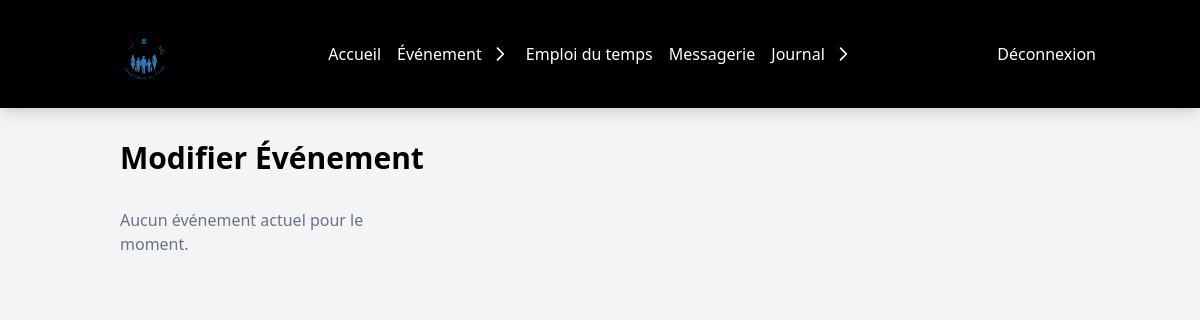
Page /controllers/controller_educ_modify_event.php (signed in) on the earlier database version.
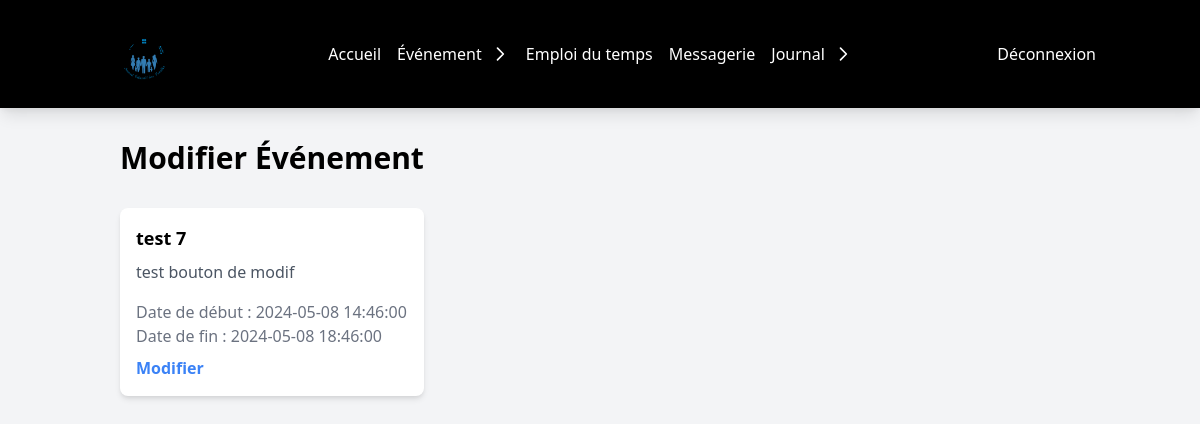
Same page on the later database version.
### tables this page shows
CREATE TABLE `evenements` (
  `idEvenement` int NOT NULL,
  `titre` varchar(100) DEFAULT NULL,
  `description` text,
  `dateDebut` datetime DEFAULT NULL,
  `dateFin` datetime DEFAULT NULL,
  `image` varchar(255) DEFAULT NULL
);

### controllers/controller_educ_modify_event.php (called while the page is built, shortened)
<?php
require_once "../models/event.php";
$currentEvents = Event::getCurrentEvents();
include "../views/view_educ_modify_event.php";
?>

### models/event.php (called while the page is built, shortened)
<?php
class Event
{
    private static $db;
    public static function initDatabase()
    {
        if (!isset(self::$db)) {
            self::$db = new PDO("mysql:host=localhost;dbname=" . DBNAME, DBUSER, DBPASSWORD);
            self::$db->setAttribute(PDO::ATTR_ERRMODE, PDO::ERRMODE_EXCEPTION);
        }
    }
    public static function getCurrentEvents()
    {
        try {
            $sql = "SELECT *, DATE_FORMAT(dateDebut, '%d/%m/%Y %H:%i:%s') AS dateDebut_fr, DATE_FORMAT(dateFin, '%d/%m/%Y %H:%i:%s') AS dateFin_fr FROM evenements WHERE dateDebut <= NOW() AND dateFin >= NOW() ORDER BY dateDebut ASC";
            $query = self::$db->prepare($sql);
            $query->execute();
            return $query->fetchAll(PDO::FETCH_ASSOC);
        } catch (PDOException $e) {
            throw new Exception("Erreur lors de la récupération des événements actuels : " . $e->getMessage());
        }
    }
}

### views/view_educ_modify_event.php (the view, shortened to what this page needs)
<!DOCTYPE html>
<html lang="fr">
<head>
    <link href="https://cdn.jsdelivr.net/npm/tailwindcss@2.2.19/dist/tailwind.min.css" rel="stylesheet">
</head>
<body class="bg-gray-100">
    <?php include "header_educ.php"; ?>
    <div class="container mx-auto p-8">
        <h1 class="text-3xl font-bold mb-8">Modifier Événement</h1>
        <div class="grid grid-cols-1 md:grid-cols-2 lg:grid-cols-3 gap-6">
            <?php if (empty($currentEvents)): ?>
                <p class="text-gray-500">Aucun événement actuel pour le moment.</p>
            <?php else: ?>
                <?php foreach ($currentEvents as $event): ?>
                    <div class="bg-white shadow-md p-4 rounded-lg">
                        <h3 id="title_<?= isset($event['idEvent']) ? htmlspecialchars($event['idEvent']) : '' ?>"
                            class="text-lg font-semibold mb-2">
                            <?= isset($event['titre']) ? htmlspecialchars($event['titre']) : '' ?>
                        </h3>
                        <p id="description_<?= isset($event['idEvent']) ? htmlspecialchars($event['idEvent']) : '' ?>"
                            class="text-gray-600 mb-4">
                            <?= isset($event['description']) ? htmlspecialchars($event['description']) : '' ?>
                        </p>
                        <p class="text-gray-500">Date de début :
                            <?= isset($event['dateDebut']) ? htmlspecialchars($event['dateDebut']) : '' ?>
                        </p>
                        <p class="text-gray-500">Date de fin :
                            <?= isset($event['dateFin']) ? htmlspecialchars($event['dateFin']) : '' ?>
                        </p>
                        <a href="#"
                            onclick="showModifyForm('<?= isset($event['idEvent']) ? htmlspecialchars($event['idEvent']) : '' ?>'); return false;"
                            class="text-blue-500 hover:text-blue-700 font-semibold block mt-2">Modifier</a>
                    </div>
                <?php endforeach; ?>
            <?php endif; ?>
        </div>
    </div>
</body>
</html>

Differences in the rows shown:
added evenements: titre "test 7", description "test bouton de modif", dateDebut "2024-05-08 14:46:00", dateFin "2024-05-08 18:46:00"
Other differences:
text no longer shown: "Aucun événement actuel pour le moment."
